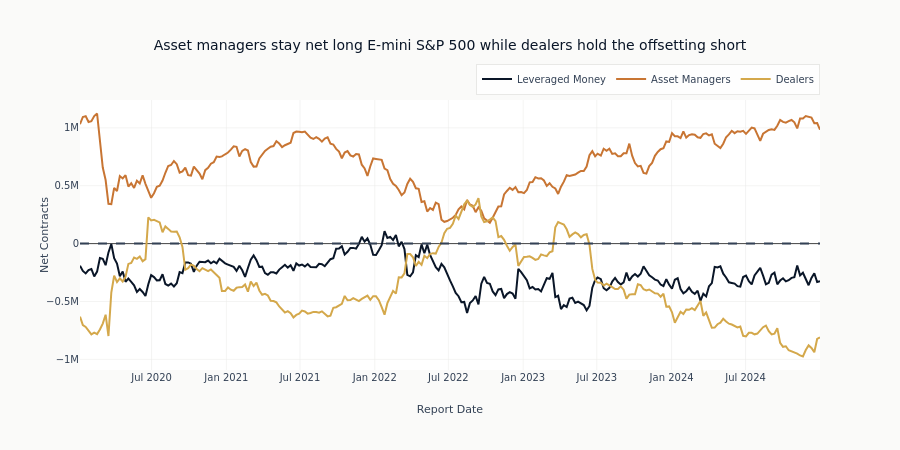

The cell this chart's notebook holds for it:
### Code cell
# Visualize trader categories over time
es_pd = es_cot.to_pandas()

fig = go.Figure()

fig.add_trace(
    go.Scatter(
        x=es_pd["report_date"],
        y=es_pd["lev_money_net"],
        mode="lines",
        name="Leveraged Money",
        line=dict(color=COLORS["blue"], width=2),
    )
)
fig.add_trace(
    go.Scatter(
        x=es_pd["report_date"],
        y=es_pd["asset_mgr_net"],
        mode="lines",
        name="Asset Managers",
        line=dict(color=COLORS["copper"], width=2),
    )
)
fig.add_trace(
    go.Scatter(
        x=es_pd["report_date"],
        y=es_pd["dealer_net"],
        mode="lines",
        name="Dealers",
        line=dict(color=COLORS["amber"], width=2),
    )
)

fig.add_hline(y=0, line_dash="dash", line_color=COLORS["neutral"])

fig.update_layout(
    height=450,
    title="Asset managers stay net long E-mini S&P 500 while dealers hold the offsetting short",
    xaxis_title="Report Date",
    yaxis_title="Net Contracts",
    legend=dict(orientation="h", yanchor="bottom", y=1.02, xanchor="right", x=1),
)
fig.show()

### Figure 1 — Plotly figure (JSON) as saved in the notebook; plotly's stock layout.template omitted (floating-point values rounded to 4 significant figures; data arrays with more than 128 entries replaced by an {"elided": "..."} marker saying what was removed)
{"data": [{"line": {"color": "#0a1628", "width": 2}, "mode": "lines", "name": "Leveraged Money", "type": "scatter", "x": {"elided": "261 str values"}, "y": {"elided": "261 int values"}}, {"line": {"color": "#C87533", "width": 2}, "mode": "lines", "name": "Asset Managers", "type": "scatter", "x": {"elided": "261 str values"}, "y": {"elided": "261 int values"}}, {"line": {"color": "#D4A84B", "width": 2}, "mode": "lines", "name": "Dealers", "type": "scatter", "x": {"elided": "261 str values"}, "y": {"elided": "261 int values"}}], "layout": {"height": 450, "legend": {"orientation": "h", "x": 1, "xanchor": "right", "y": 1.02, "yanchor": "bottom"}, "shapes": [{"line": {"color": "#334155", "dash": "dash"}, "type": "line", "x0": 0, "x1": 1, "xref": "x domain", "y0": 0, "y1": 0, "yref": "y"}], "title": {"text": "Asset managers stay net long E-mini S&P 500 while dealers hold the offsetting short"}, "xaxis": {"title": {"text": "Report Date"}}, "yaxis": {"title": {"text": "Net Contracts"}}}}
